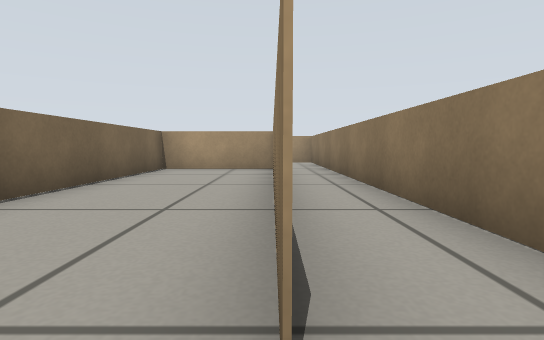
view 1 (above)

16 first-person views from a walk through a Gazebo world. The camera is 0.29 m above the floor, tilts 4° down and sees 80° across. The floor is counted in squares, 0.5 m on a side. Each view is taken from the middle of a square. On the plan, view 1 faces up. The plan holds only what a view shows up to about 9 squares ahead; the rest is blank. Robots are left out.

view 2
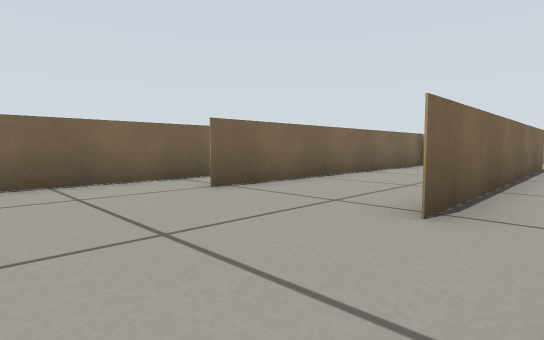

view 3
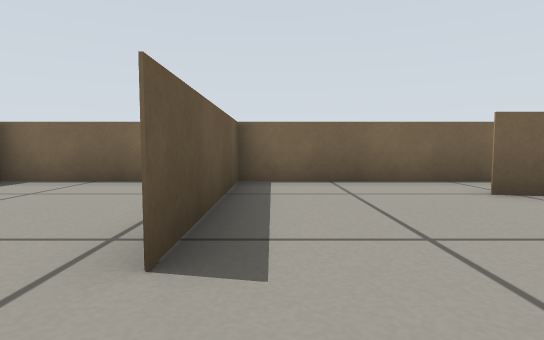

view 4
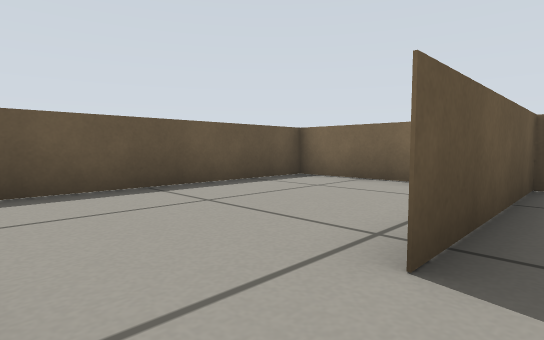

view 5
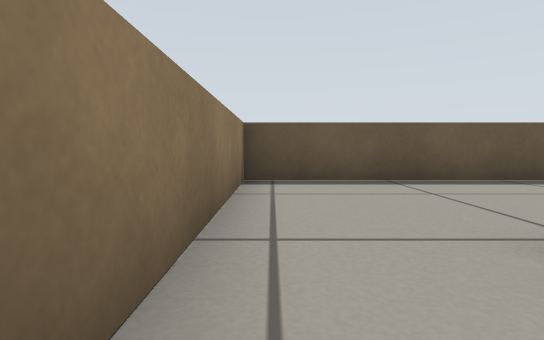

view 6
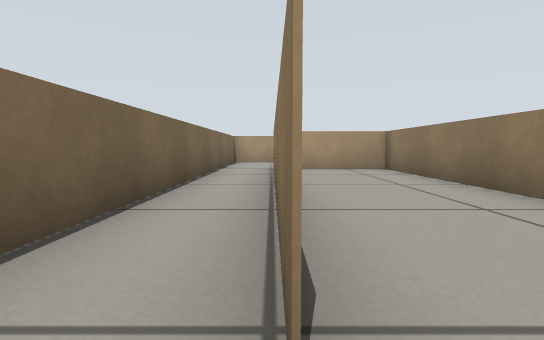

view 7
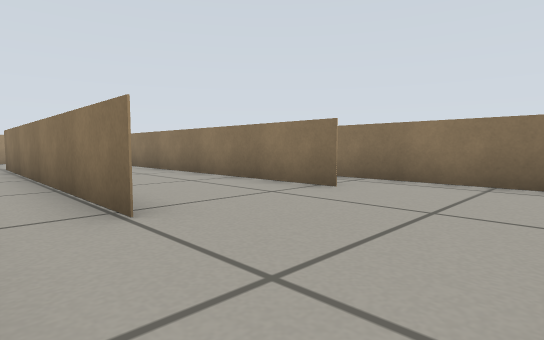

view 8
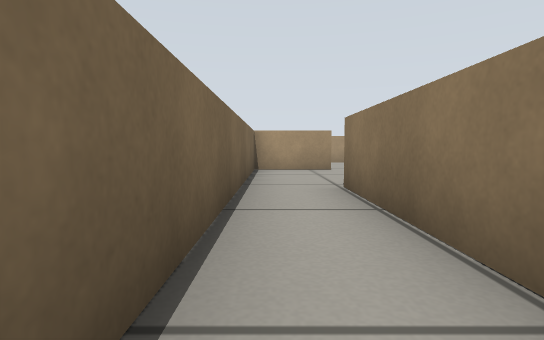

view 9
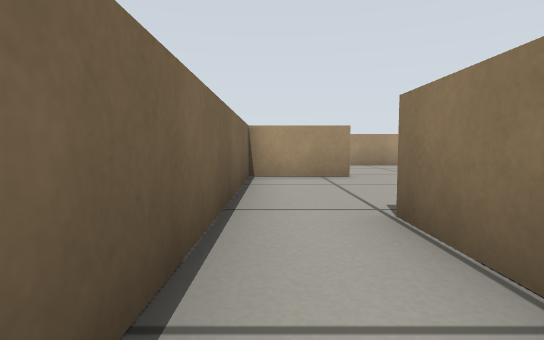

view 10
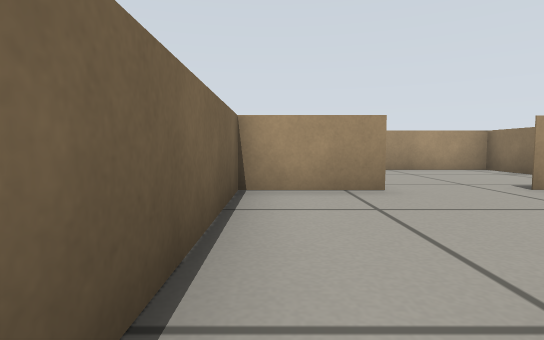

view 11
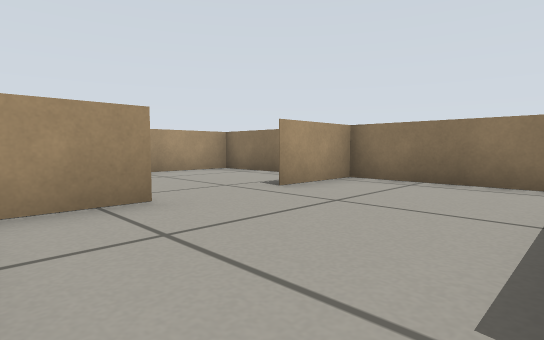

view 12
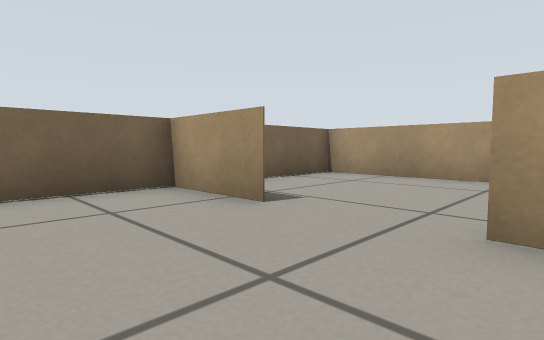

view 13
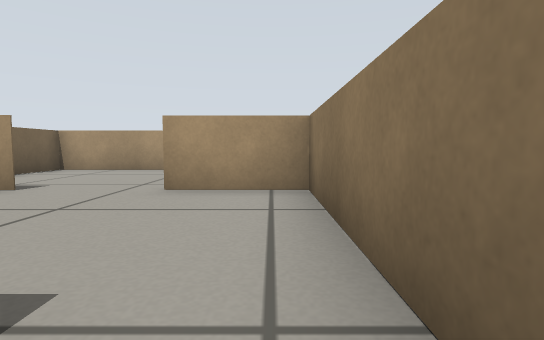

view 14
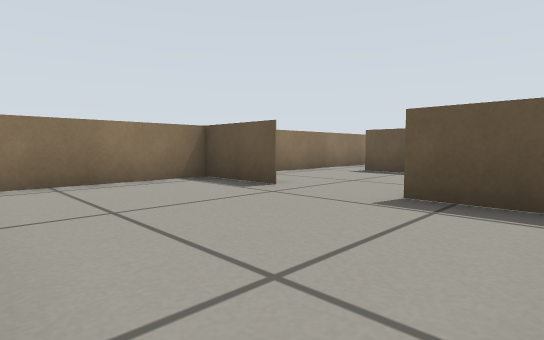

view 15
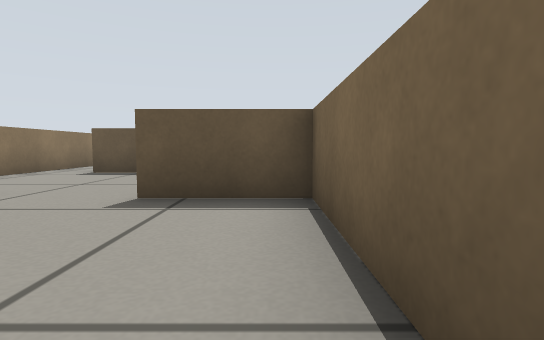

view 16
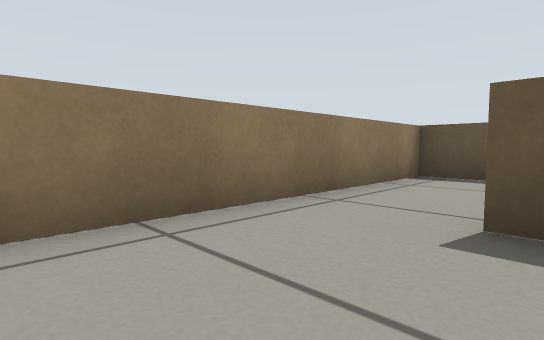

### Floor plan
Points are (right, up) in squares from view 1. A wall is a line through its corners. A room is listed if a view was taken in it or the views show most of it. See-through windows are left out.
Room 1 (views 1, 2, 3, 4, 5, 6, 7, 8, 9, 10, 11, 13, 16)
walls: (-3, 0.6) (-3, 8.8); (0, 0.6) (0, 8.7) (-2.9, 8.7) (-2.9, 0.6); (0, 8.7) (0, 0.6); (1.5, -2.6) (1.5, 12.1); (-4.5, 12.1) (-4.5, -2.6) (-0.4, -2.6); (-3.6, 12.4) (-4.5, 12.4); (1.6, 12.4) (0.4, 12.4)
ways out: opening at (-3, 10.5) to room 2; opening at (0, 10.5) to room 2; opening at (0.5, -3) to room 4
Room 2 (view 12)
walls: (-2.4, 12.4) (-3.6, 12.4); (-1, 8.7) (0, 8.7); (0.4, 12.4) (-0.5, 12.4)
ways out: opening at (-3, 10.5) to room 1; opening at (0, 10.5) to room 1; opening at (-1.5, 12) to room 3
Room 3 (views 14, 15)
walls: (-0.5, 12.4) (1.5, 12.4); (-4.5, 12.4) (-2.4, 12.4); (1.5, 12.1) (1.5, 16.3) (-4.5, 16.3) (-4.5, 12.1)
ways out: opening at (-1.5, 12) to room 2
Room 4 (no view inside)
walls: (-4.5, -4.1) (-4.5, -6.6) (1.5, -6.6) (1.5, -2.6)
ways out: opening at (0.5, -3) to room 1

Where each view was taken, in squares from view 1:
view 1: 0 up, 0 right, facing up
view 2: 2 down, 1 right, facing up-left
view 3: 2 down, 1 right, facing left
view 4: 2 down, 1 right, facing down-left
view 5: 1 down, 1 right, facing down
view 6: 0 up, 3 left, facing up
view 7: 2 down, 4 left, facing up-right
view 8: 4 up, 4 left, facing up
view 9: 6 up, 4 left, facing up
view 10: 8 up, 4 left, facing up
view 11: 9 up, 4 left, facing up-right
view 12: 10 up, 0 right, facing up-left
view 13: 8 up, 1 right, facing up
view 14: 16 up, 4 left, facing down-right
view 15: 16 up, 4 left, facing down
view 16: 0 up, 1 left, facing down-right
